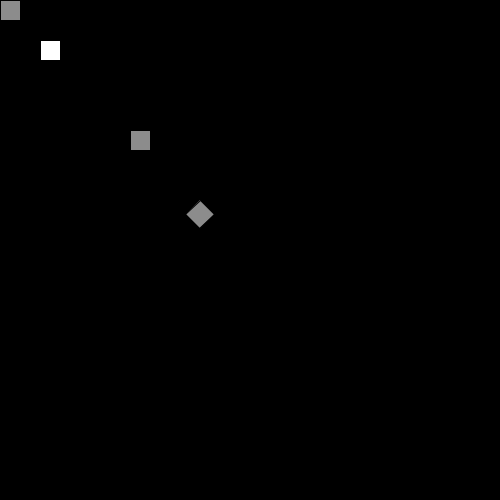
Frame 1 (no input)
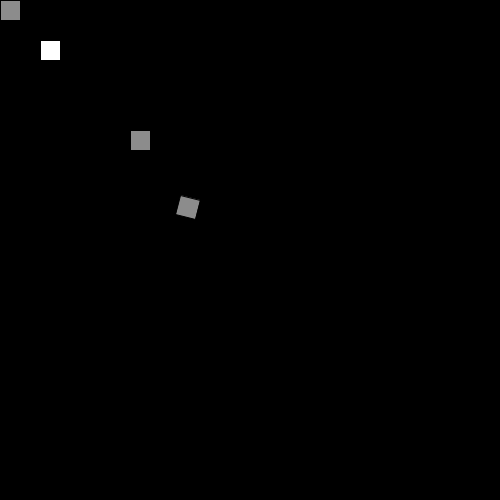
Frame 60 (the mouse pressed at the canvas centre just before this capture)
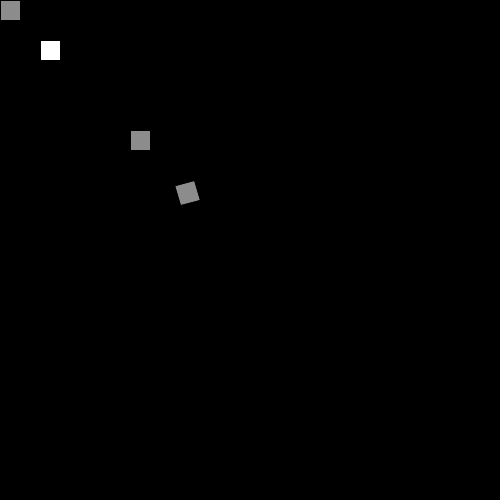
Frame 120 (the mouse held since frame 60 and released just before this capture)

The Processing sketch that drew these frames (run headless with seeded random() and noise(); from frame 60 on, the mouse is pressed at the canvas centre):

// Processing sketch: sketch_1_TranslationsTesting
// ── sketch_1_TranslationsTesting.pde
int x;

void setup(){
  size (500,500); 
  x = 45;
}

void draw(){
  background(0);
  pushMatrix();
  fill(255);  
  translate(40,40);
  rect(0,0,20,20);
  popMatrix();
  
  fill(140);
  rect(0,0,20,20);
  
  pushMatrix();
  translate (130,130);
  rect(0,0,20,20);
  popMatrix();
  
  pushMatrix();
  translate(200,200);
 
  rotate(radians(x));
  rect(0,0,20,20);
  x +=1;
  popMatrix();
}
